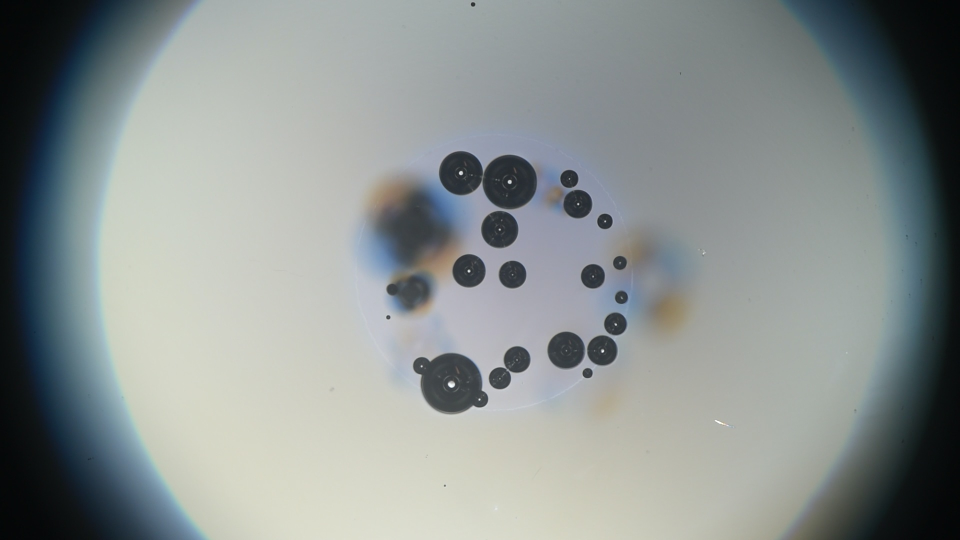
#> input picture utils/style-transfer/images/pristine10.jpg, 1920 x 1080 px, found by its file name (shown at 1/2 size); its folder holds only this picture in this run
$ jupyter execute --allow-errors conversion_test.ipynb
#> lines starting #> are read from the running program, lines starting #| are printed output that depends on the picture
[cell 1]
from conversions import v7labstobasicjson
import os
import json
import matplotlib.pyplot as plt
from PIL import Image, ImageDraw

#> (a cell that did not finish here is left out)

[cell 3]
file = 'pristine10.json'
filepath = os.path.join('data/images', os.path.splitext(file)[0] + '.jpg')
plt.imshow(Image.open(filepath))

#> (a cell that did not finish here is left out)

#> (a cell that did not finish here is left out)

#> (a cell that did not finish here is left out)

#> (a cell that did not finish here is left out)

# Image to circles via Hough

[cell 8]
import cv2 as cv
import numpy as np

Testing out various Hough parameters here

[cell 9]
img = cv.imread('data/labels/pristine10.png',0)
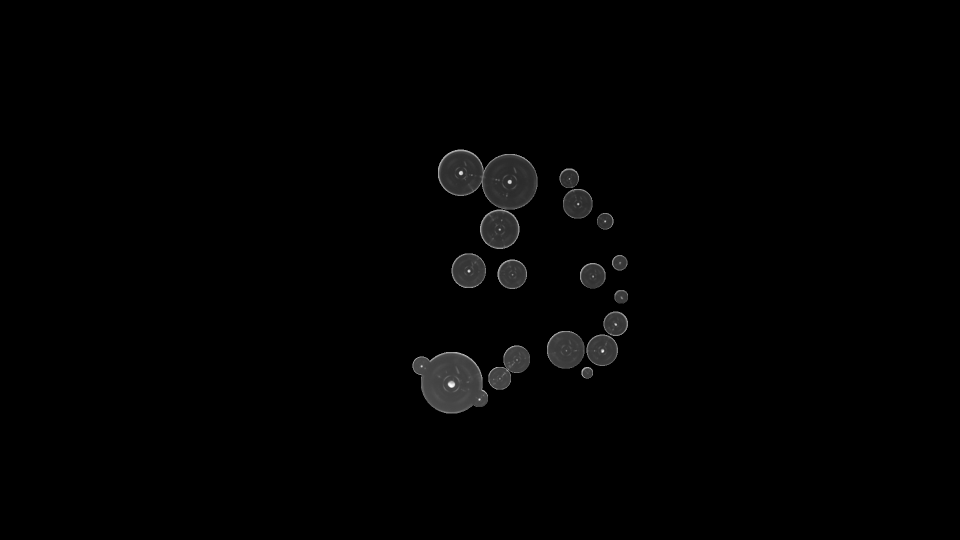
#> input picture utils/style-transfer/images/black_bg/pristine10.png, 1920 x 1080 px, found by its file name (shown at 1/2 size)
#> img is the input picture: shape (1080, 1920); min 0, max 254, mean 2.1
img = cv.GaussianBlur(img, (3,3), cv.BORDER_DEFAULT)
cimg = cv.cvtColor(img,cv.COLOR_GRAY2BGR)
circles = cv.HoughCircles(img,cv.HOUGH_GRADIENT,1,20,
                            param1=60,param2=22,minRadius=0,maxRadius=0)
#> circles = 350 rows, first 8: [1019.5, 361.5, 54.6], [1131.5, 699.5, 38], [1008.5, 607.5, 247.5], [1075.5, 573.5, 175.1], [1062.5, 590.5, 178.6], [1033.5, 716.5, 26.6], [1153.5, 406.5, 28.9], [1100.5, 548.5, 155.8]
circles = np.uint16(np.around(circles))
#> circles = 350 rows, first 8: [1020, 362, 55], [1132, 700, 38], [1008, 608, 248], [1076, 574, 175], [1062, 590, 179], [1034, 716, 27], [1154, 406, 29], [1100, 548, 156]
for i in circles[0,:]:
    # draw the outer circle
    cv.circle(cimg,(i[0],i[1]),i[2],(0,255,0),2)
    # draw the center of the circle
    cv.circle(cimg,(i[0],i[1]),2,(0,0,255),3)
#> this loop made 350 passes
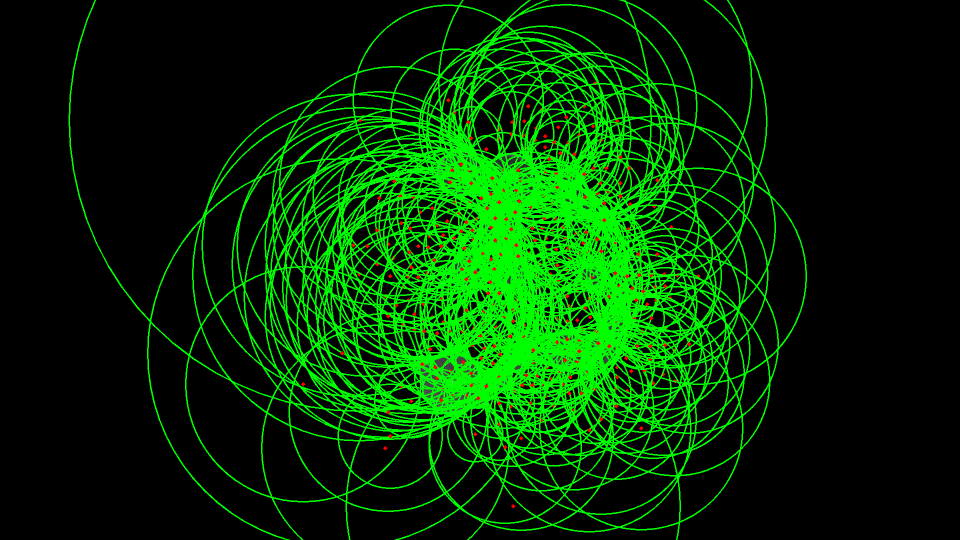
#> cimg: shape (1080, 1920, 3) (shown at 1/2 size); mean B, G, R 0.2, 49.6, 1.5
plt.imshow(cimg)

[cell 10]
plt.imshow(img)

[cell 11]
circles.shape
#> Out = (1, 350, 3)
